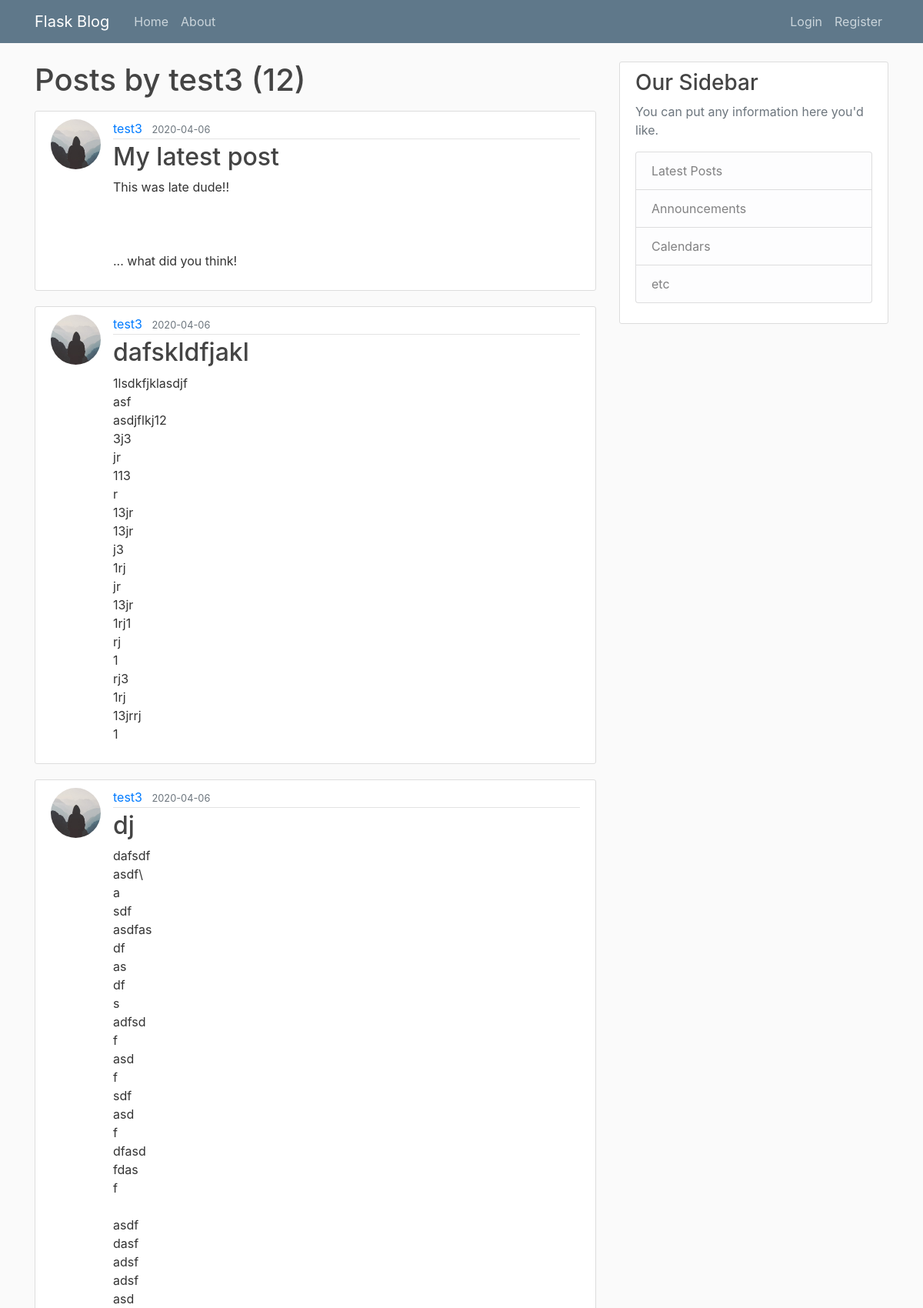
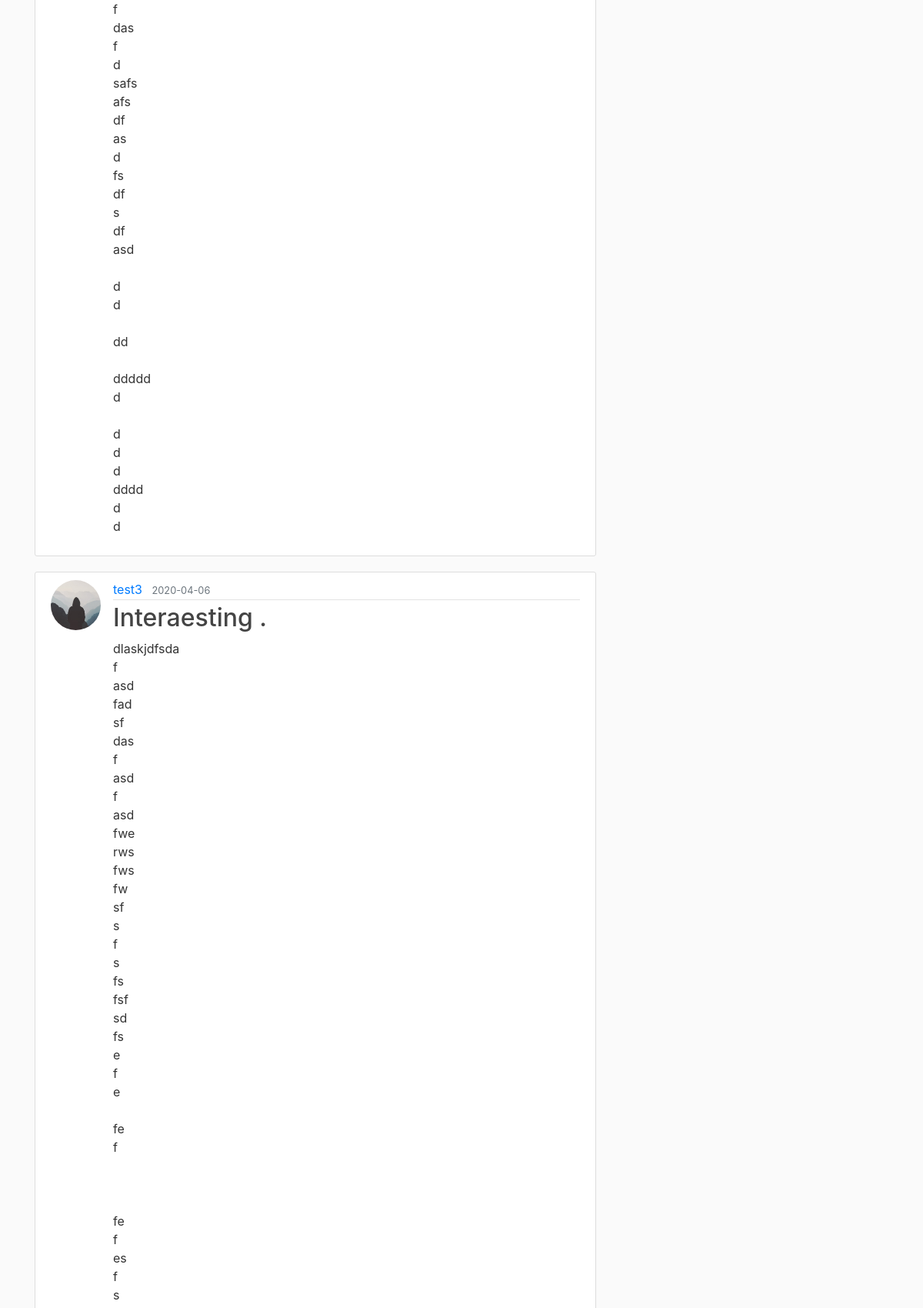
/user/test3 (upper part), run on the app's committed database (2 pictures, top to bottom).
### flaskblog/models.py (models this page shows, shortened)
class User(db.Model, UserMixin):
    id = db.Column(db.Integer, primary_key=True)
    username = db.Column(db.String(20), unique=True, nullable=False)
    email = db.Column(db.String(120), unique=True, nullable=False)
    image_file = db.Column(db.String(20), nullable=False, default='default.jpg')
    password = db.Column(db.String(60), nullable=False)
    posts = db.relationship('Post', backref = 'author', lazy=True)

class Post(db.Model):
    id = db.Column(db.Integer, primary_key=True)
    title = db.Column(db.String(100), nullable=True)
    date_posted = db.Column(db.DateTime, nullable=False, default=datetime.utcnow)
    content = db.Column(db.Text, nullable=False)
    user_id = db.Column(db.Integer, db.ForeignKey('user.id'), nullable=False)

### flaskblog/users/routes.py (the view)
@users.route("/user/<string:username>")
def user_posts(username):
    page=request.args.get('page', 1, type=int)
    user = User.query.filter_by(username=username).first_or_404()
    posts = Post.query.filter_by(author=user)\
        .order_by(Post.date_posted.desc())\
        .paginate(page=page, per_page=5)
    return render_template('user_posts.html', user=user, posts=posts)

### flaskblog/templates/user_posts.html (shortened to what this page needs)
{% extends "layout.html" %}
{% block content %}
    <h1 class="mb-3">Posts by {{ user.username }} ({{posts.total}})</h1>
    {% for post in posts.items %}
    <article class="media content-section">
      <img class = "rounded-circle article-img" src="{{url_for('static', filename='profile_pics/' + post.author.image_file)}}">
        <div class="media-body">
          <div class="article-metadata">
            <a class="mr-2" href="{{url_for('users.user_posts', username=post.author.username)}}">{{ post.author.username }}</a>
            <small class="text-muted">{{ post.date_posted.strftime('%Y-%m-%d') }}</small>
          </div>
          <h2><a class="article-title" href="{{url_for('posts.post', post_id=post.id)}}"> {{ post.title }}</a></h2>
          <p class="article-content">{{ post.content }}</p>
        </div>
      </article>
    {% endfor %}
{% endblock content %}

### flaskblog/static/main.css (style rules this page uses)
body { background: #fafafa; color: #333333; margin-top: 5rem; }
h1, h2, h3, h4, h5, h6 { color: #444444; }
.content-section { background: #ffffff; padding: 10px 20px; border: 1px solid #dddddd; border-radius: 3px; margin-bottom: 20px; }
.article-title { color: #444444; }
.article-content { white-space: pre-line; }
.article-img { height: 65px; width: 65px; margin-right: 16px; }
.article-metadata { padding-bottom: 1px; margin-bottom: 4px; border-bottom: 1px solid #e3e3e3 }

### data on the page
User: username "test3"
Post: image_file (placeholder picture), author.username "test3", date_posted "2020-04-06", title "My latest post", content "This was late dude!! ... what did you think!"
Post: image_file (placeholder picture), author.username "test3", date_posted "2020-04-06", title "dafskldfjakl", content "1lsdkfjklasdjf asf asdjflkj12 3j3 jr 113 r 13jr 13jr j3 1rj jr 13jr 1rj1 rj 1 rj3 1rj 13jrrj 1"
Post: image_file (placeholder picture), author.username "test3", date_posted "2020-04-06", title "dj", content "dafsdf asdf\\ a sdf asdfas df as df s adfsd f asd f sdf asd f dfasd fdas f asdf dasf adsf adsf asd f das f d safs afs df as d fs df s df asd d d dd ddddd d d d d dddd d d"
Post: image_file (placeholder picture), author.username "test3", date_posted "2020-04-06", title "Interaesting ."

### other printed values
{{ posts.total }} "12"
